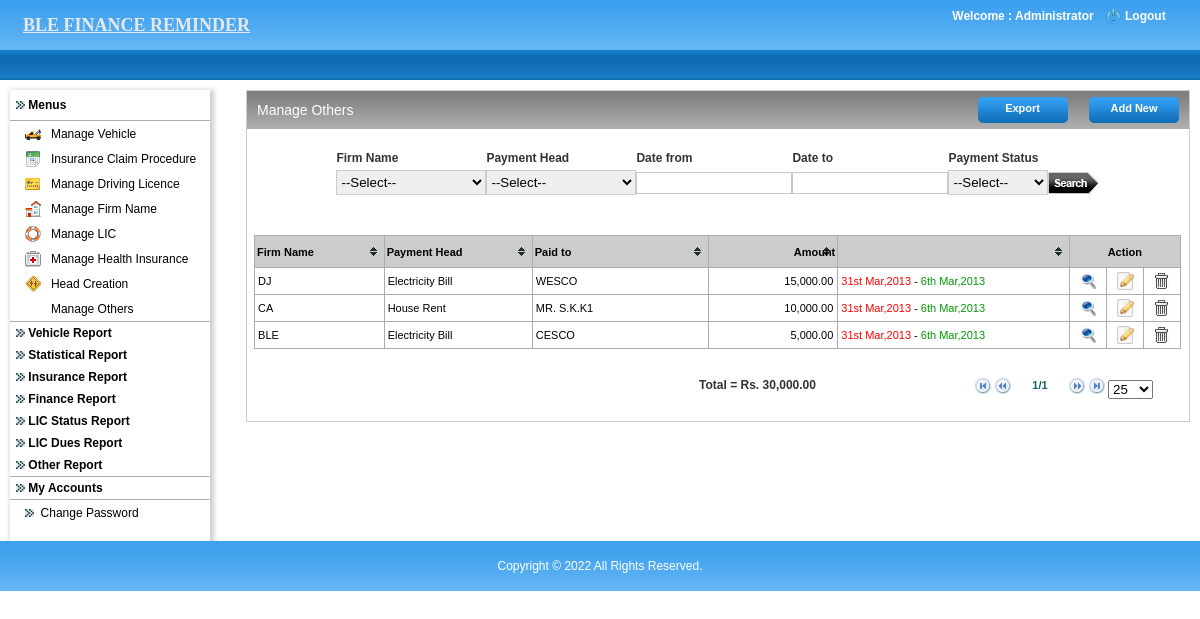
/admin/manage_others.php (signed in), run on the app's committed database.
### tables this page shows
CREATE TABLE IF NOT EXISTS `other_details` (
  `id` int(11) NOT NULL AUTO_INCREMENT,
  `firm_id` int(11) NOT NULL,
  `payment_head_id` int(11) NOT NULL,
  `paid_to` varchar(255) NOT NULL,
  `amount` double NOT NULL,
  `mode_of_payment` varchar(255) NOT NULL,
  `cheque_no` varchar(255) NOT NULL,
  `bank_id` int(11) NOT NULL,
  `payment_date` date NOT NULL,
  `date_from` date NOT NULL,
  `date_to` date NOT NULL,
  `remarks` longtext NOT NULL,
  `alert_others` int(11) NOT NULL,
  PRIMARY KEY (`id`)
);

CREATE TABLE IF NOT EXISTS `firms` (
  `id` int(11) NOT NULL AUTO_INCREMENT,
  `firm_name` varchar(255) NOT NULL,
  PRIMARY KEY (`id`)
);

CREATE TABLE IF NOT EXISTS `payment_heads` (
  `id` int(11) NOT NULL AUTO_INCREMENT,
  `heads` varchar(255) NOT NULL,
  PRIMARY KEY (`id`)
);

### includes/class.dbFunctions.php (called while the page is built, shortened)
<?php
class Dbfunctions extends Pagination
{
public $mysqli;
public function __construct()
{
	$localhost = "localhost";
	$username = "root";
	$password = "";
	$db = "ble_finance_latest";
	$this->mysqli = new mysqli($localhost,$username,$password,$db) or
		die('Oops connection error -> ' . mysqli_connect_error());
}
	function fetchSingle($tblName,$optCondition=""){
		if(trim($optCondition) != ""){
			$condition = " WHERE " . $optCondition;
		}else{
			$condition = "";
		}
        $sql="SELECT * FROM " . $tblName . $condition;
		$result = $this->mysqli->query($sql);
		return $result->fetch_array(MYSQLI_BOTH);
	}
	function get_session(){
		if(isset($_SESSION['login'])){
			return $_SESSION['login'];
		}
	}
	function getDataFromTable($tblName, $fldName,  $optCondition){
		$defaultVal="";
		if(trim($optCondition) != ""){
			$condition = $optCondition ;
		}else{
			$condition = "";
		}
		$rs = $this->mysqli->query("select " . $fldName . " from " . $tblName . " where " . $condition);
		if( (!($rs)) || (!($rec=$rs->fetch_array(MYSQLI_BOTH)))){
			return $defaultVal;
		}else if(is_null($rec[0])){
			return $defaultVal;
		}else{
			return $rec[0];
		}
	}
}
?>

### admin/manage_others.php (the view, shortened to what this page needs)
<?php
include_once '../includes/class.dbFunctions.php';
$db = new Dbfunctions();
include 'application_top.php';
?>
<link href="css/style.css" rel="stylesheet" type="text/css" />
<body>
<table width="100%" border="0" cellspacing="0" cellpadding="0">
  <tr>
    <td align="center" valign="middle" ><?php include 'header.php'; ?></td>
  </tr>
  <tr>
    <td align="left" valign="top"><table width="100%" border="0" cellspacing="0" cellpadding="0">
      <tr>
        <td width="10">&nbsp;</td>
        <td align="left" valign="top"><table width="100%" border="0" cellspacing="0" cellpadding="0">
          <tr>
            <td height="10" colspan="3" align="left" valign="top"></td>
            </tr>
          <tr>
            <td width="226" align="left" valign="top" height="365"><?php include 'left.php';?></td>
            <td width="10">&nbsp;</td>
            <td align="left" valign="top">
			<table width="100%" border="0" cellspacing="0" cellpadding="0" style="border:solid 1px; border-color:#CCC;">
              <tr>
                <td align="left" valign="top"><table width="100%" border="0" cellspacing="0" cellpadding="0">
                    <tr>
                      <td width="10" align="left" valign="top"><img src="images/leftbox-bg.jpg" alt="leftboxbg" width="10" height="38" /></td>
                      <td class="midboxbg"><table width="100%" border="0" cellspacing="0" cellpadding="0">
                        <tr>
                          <td width="50%" align="left" valign="middle"><h2>Manage Others</h2></td>
                          <td width="39%" align="right" valign="middle">
                           <h2><a href="export_other_report.php?firm_id=<?php echo isset($_REQUEST["firm_id"]);?>&payment_head_id=<?php echo isset($_REQUEST["payment_head_id"]);?>&date_from=<?php echo isset($_REQUEST["date_from"]);?>&date_to=<?php echo isset($_REQUEST["date_to"]);?>&payment_status=<?php echo isset($_REQUEST["payment_status"]);?>" class="linkButton" style="padding-right:10px;">Export</a></h2>
                           </td>
                          <td width="11%" align="right" valign="middle"> <h2><a href="add_others.php" class="linkButton">Add New </a></h2></td>
                        </tr>
                      </table></td>
                      <td width="10" align="right" valign="top"><img src="images/rightbox-bg.jpg" alt="rightboxbg" width="10" height="38" /></td>
                    </tr>
                </table></td>
              </tr>
              <tr>
                <td align="left" valign="top">
				<table width="100%" border="0" cellspacing="0" cellpadding="0">
                  <tr>
                    <td>&nbsp;</td>
                    <td>&nbsp;</td>
                    <td>&nbsp;</td>
                  </tr>
                  <tr>
                    <td>&nbsp;</td>
                    <td align="center">
					<form action="manage_others.php" name="search">
					<table width="750" border="0" cellspacing="0" cellpadding="0">
					  <tr>
					    <td width="19%" height="25" class="text1">Firm Name</td>
					    <td width="20%" class="text1">Payment Head</td>
					    <td width="19%" class="text1">Date from</td>
					    <td width="19%" class="text1">Date to</td>
					    <td width="13%" class="text1">Payment Status</td>
					    <td width="10%">&nbsp;</td>
					    </tr>
					  <tr>
						<td width="19%">
                        <select name="firm_id" class="validate[required]" id="firm_id" style="border:1px solid #CCC; height:25px; width:150px;">
                            <option value="">--Select--</option>
                          </select>
                          </td>
						<td width="20%">
                        <select name="payment_head_id" class="validate[required]" id="payment_head_id" style="border:1px solid #CCC; height:25px; width:150px;">
                            <option value="">--Select--</option>
                          </select>
                        </td>
						<td width="19%"><input name="date_from" type="text" id="date_from" class="datepick validate[required] textfield121" readonly/></td>
						<td width="19%"><input name="date_to" type="text" id="date_to" class="datepickFuture validate[required] textfield121" readonly/></td>
						<td width="13%">
                        <select name="payment_status" class="validate[required]" id="payment_status" style="border:1px solid #CCC; width:100px; height:25px;">
                         <option value="">--Select--</option>
                        </select>
                        </td>
						<td width="10%" align="left"><input type="image" name="imageField" src="images/searchButton.png"></td>
					  </tr>
					</table>
					</form>
					</td>
                    <td>&nbsp;</td>
                  </tr>
                  <tr>
                    <td>&nbsp;</td>
                    <td width="1038" height="30" valign="middle" align="left" style="padding-left:20px;">
                    </td>
                    <td>&nbsp;</td>
                  </tr>
                  <tr>
                    <td>&nbsp;</td>
                    <td align="center" valign="top">
					<table height="61" border="1" align="center" cellpadding="0" cellspacing="0" bordercolor="#ACACAC"  class="tablesorter" id="sort_table" width="100%">
                      <thead>
                        <tr>
                          <th width="14%" height="27" align="left" valign="middle" class="fetch_headers">Firm Name</th>
                          <th width="16%" align="left" valign="middle" class="fetch_headers">Payment Head</th>
                          <th width="19%" align="left" valign="middle" class="fetch_headers">Paid to</th>
                          <th width="14%" align="right" valign="middle" class="fetch_headers">Amount</th>
                          <th width="25%" align="left" valign="middle" class="fetch_headers">
                          </th>
                          <th colspan="8" align="center" valign="middle" class="fetch_headers">Action</th>
                          </tr>
                      </thead>
                      <tbody>
					  <?php
						$sch="";
						if($sch!='')
						{
							 $src="select * from other_details where ".$sch." order by id DESC";
						}
						elseif($sch=='')
						{
						   $src="select * from other_details order by id DESC";
						}
						$src_row= $db->mysqli->query($src);
						$num=$src_row->num_rows;
						?>
                        <?php
						 $total="";
						 while($other_info=$src_row->fetch_assoc())
						 {
							  $firm_det=$db->fetchSingle("firms","id='$other_info[firm_id]'");
							  $payment_det=$db->fetchSingle("payment_heads","id='$other_info[payment_head_id]'");
			            ?>
                        <tr bgcolor="<?=$color;?>"  onmouseover="this.style.backgroundColor='#E6E6E6'" onMouseOut="this.style.backgroundColor=''">
                          <td align="left" class="fetch_contents" style="padding-left:3px;">
                           <?php  echo strtoupper($firm_det["firm_name"]);  ?>
                          </td>
                          <td align="left" class="fetch_contents" style="padding-left:3px;"><?php  echo $payment_det["heads"];  ?></td>
                          <td align="left" class="fetch_contents" style="padding-left:3px;"><?php  echo strtoupper($other_info["paid_to"]);  ?></td>
                          <td align="right" valign="middle" class="fetch_contents" style="padding-left:3px;"><?php  echo number_format($other_info["amount"],2);  ?></td>
                          <td align="left" class="fetch_contents" style="padding-left:3px;">
                          <?php if(isset($_REQUEST["payment_status"])=="") { ?>
						  <font color="#FF0000"><?php  echo date("jS M,Y",strtotime($other_info["date_to"]));  ?> </font>-
						  <font color="#009900"><?php  echo date("jS M,Y",strtotime($other_info["payment_date"]));  ?> </font>
                          <?php } ?>
                          </td>
                          <td width="4%" align="center" bgcolor="<?=$color;?>" class="fetch_contents">
                            <a href="view_others.php?id=<?php echo $other_info["id"];?>" class="linktext"><img src="images/view.png" width="16" height="16" title="View"></a>
                          </td>
                          <td width="4%" align="center" bgcolor="<?=$color;?>" class="fetch_contents">
                           <a href="edit_others.php?id=<?php echo $other_info["id"];?>" class="linktext"><img src="images/edit.png" width="18" height="18" title="Edit"></a>
                          </td>
                          <td width="4%" align="center" bgcolor="<?=$color;?>" class="fetch_contents">
                            <a href="manage_others.php?id=<?php echo $other_info["id"];?>&action=delete" class="linktext" onClick="return confirm('Are you sure you want to delete this record?')"><img src="images/trash.jpg" width="15" height="16" title="Delete"></a>
                          </td>
                        </tr>
                        <?php $total=$total+$other_info["amount"]; } ?>
                      </tbody>
                    </table></td>
                    <td>&nbsp;</td>
                  </tr>
                  <tr>
                    <td width="10">&nbsp;</td>
                    <td>&nbsp;</td>
                    <td width="12">&nbsp;</td>
                  </tr>
                  <tr>
                    <td>&nbsp;</td>
                    <td align="right">
					<table width="94%" border="0" cellpadding="0" cellspacing="0" align="center">
                      <tr>
                        <td width="76%" align="right" valign="middle" class="text1" style="padding-right:128px;"><p>Total = Rs. <?php if($total>0){echo number_format($total,2);} ?></p></td>
                        <td width="24%" >
						<?php if($num > 0) { ?>
						<form>
                          <div id="pager" class="pager" style="text-align:right; padding-top:10px;">
						  <img src="table_sorter/icons/first.png" alt="first" width="16" height="16" class="first"/>
						  <img src="table_sorter/icons/prev.png" alt="prev" width="16" height="16" class="prev"/>
                            <input name="text" type="text" class="pagedisplay trans" size="5" readonly=""/>
                            <img src="table_sorter/icons/next.png" width="16" height="16" class="next"/>
							<img src="table_sorter/icons/last.png" width="16" height="16" class="last"/>
                            <select name="select" class="pagesize">
                              <option selected="selected"  value="25">25</option>
                            </select>
                          </div>
                        </form>
						<?php } ?>
                        </td>
                      </tr>
                    </table>
                    </td>
                    <td>&nbsp;</td>
                  </tr>
                  <tr>
                    <td>&nbsp;</td>
                    <td>&nbsp;</td>
                    <td>&nbsp;</td>
                  </tr>
                </table>
                  </td>
              </tr>
            </table></td>
            </tr>
        </table></td>
        <td width="10">&nbsp;</td>
      </tr>
    </table></td>
  </tr>
  <tr>
    <td align="center"><?php include 'footer.php';?></td>
  </tr>
</table>
</body>
</html>

### admin/header.php (shortened to what this page needs)
<table width="100%" border="0" cellpadding="0" cellspacing="0" style="background: url(images/top_bg.jpg) repeat-x;">
  <tr>
    <td width="50%" height="50" align="left" valign="middle" style="padding-left:23px;">
    <a href="admin_home.php" class="style3" style="text-decoraon:none; font-size:18px;">BLE FINANCE REMINDER</a></td>
    <td width="50%" align="right" valign="top" style="padding-right:5px;">
	<?php
	if ($db->get_session())
	{
	$client_name=$db->getDataFromTable('admin', 'admin_name',  "id='$_SESSION[admin_id]'");
	?>
	<table width="250" border="0" cellspacing="0" cellpadding="0">
      <tr>
        <td height="8" colspan="3" align="center" valign="middle" class="logouttext"></td>
        </tr>
      <tr>
        <td width="156" align="center" valign="middle" class="logouttext">Welcome : <?php echo $client_name; ?> </td>
        <td width="24" align="center" valign="middle"><a href="logout.php"><img src="images/logout-icon.png" alt="logout_icon" width="15" height="15" border="0"/></a></td>
        <td width="70" align="left" valign="middle"><a href="logout.php" class="logouttext">Logout</a></td>
      </tr>
      <tr>
        <td height="10" colspan="3"></td>
      </tr>
      <tr>
        <td colspan="3" align="left" valign="top">&nbsp;</td>
      </tr>
    </table>
	<?php
	}
	?>	</td>
  </tr>
  <tr>
    <td colspan="2" align="left" valign="middle" class="greenborder" >&nbsp;</td>
  </tr>
</table>

### data on the page
other_details: firm.firm_name "DJ", payment_head.heads "Electricity Bill", paid_to "WESCO", amount "15,000.00", date_to "31st Mar,2013", payment_date "6th Mar,2013"
other_details: firm.firm_name "CA", payment_head.heads "House Rent", paid_to "MR. S.K.K1", amount "10,000.00", date_to "31st Mar,2013", payment_date "6th Mar,2013"
other_details: firm.firm_name "BLE", payment_head.heads "Electricity Bill", paid_to "CESCO", amount "5,000.00", date_to "31st Mar,2013", payment_date "6th Mar,2013"

### other printed values
$client_name "Administrator"
$total "30,000.00"
